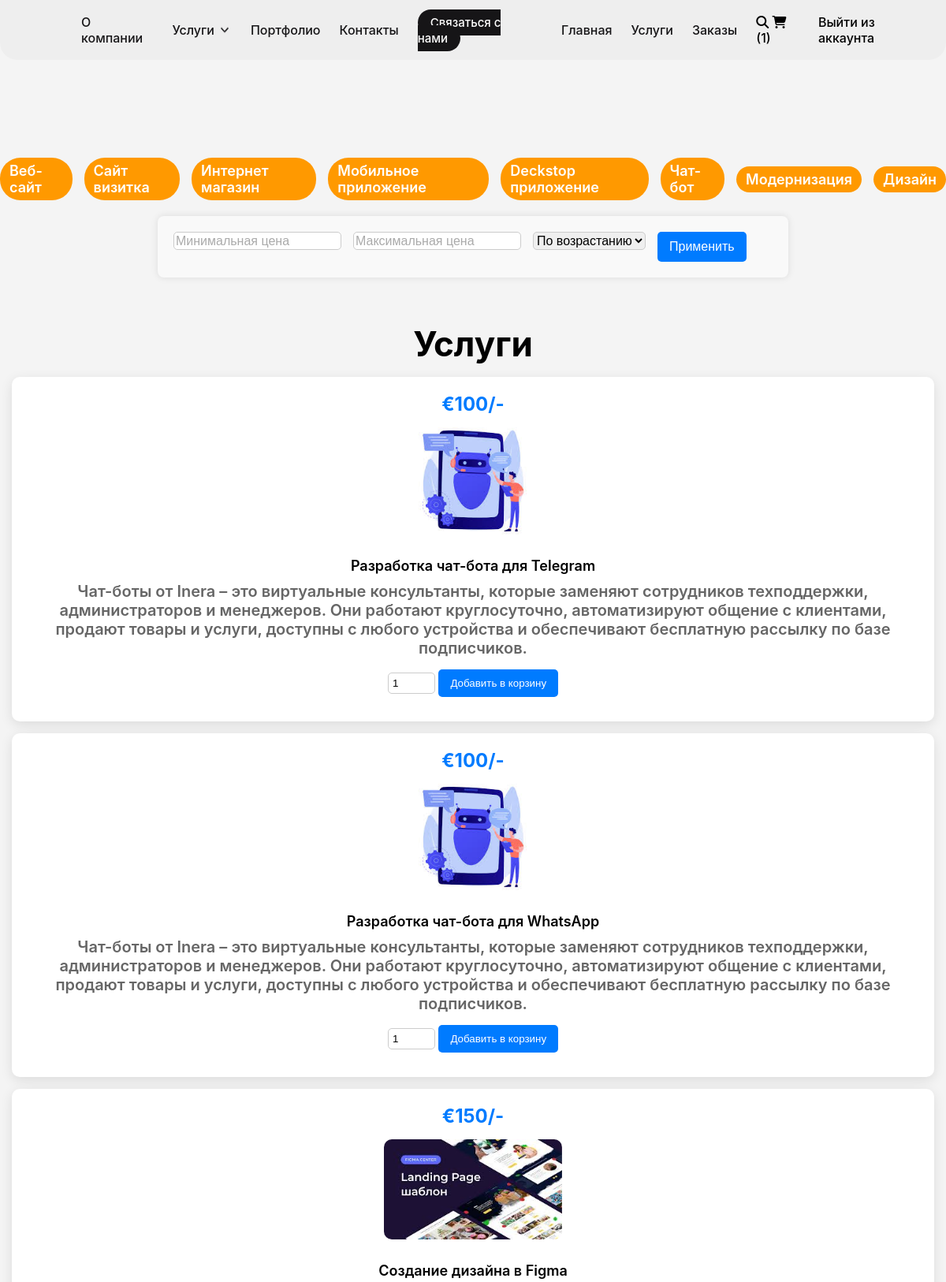
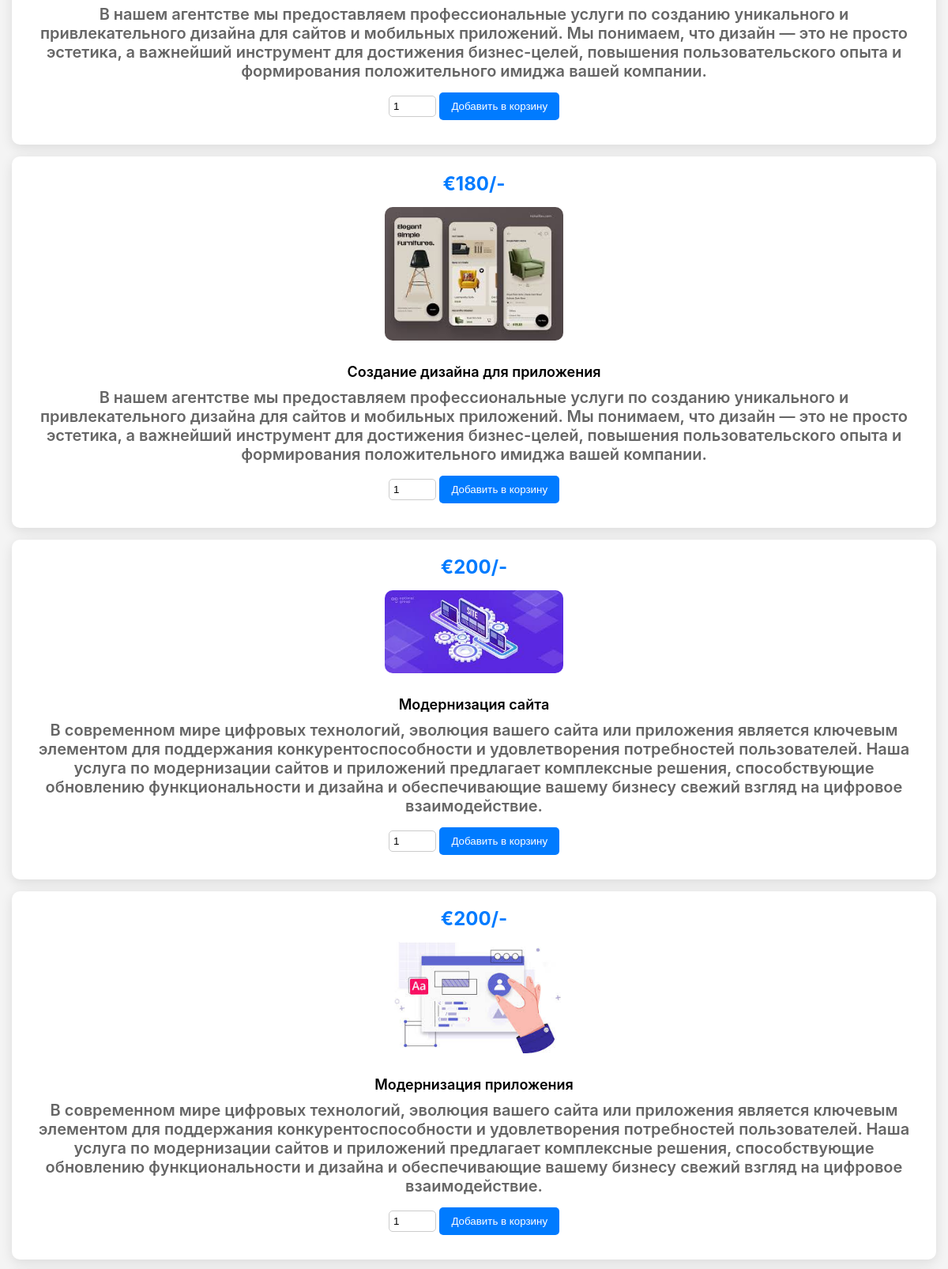
Page /shop.php (signed in, upper part) on the committed database (2 pictures, top to bottom).
### tables this page shows
CREATE TABLE `products` (
  `id` int(100) NOT NULL,
  `name` varchar(100) NOT NULL,
  `category_id` int(100) NOT NULL,
  `details` varchar(500) NOT NULL,
  `price` int(100) NOT NULL,
  `image` varchar(100) NOT NULL
);

### shop.php (the view, shortened to what this page needs)
<?php
@include 'config.php';
?>
<!DOCTYPE html>
<html lang="en">
<head>
   <link rel="stylesheet" href="css/style.css">
</head>
<body>
<?php include 'header.php'; ?>
<section class="p-category">
<a href="category.php?category_id=4">Веб-сайт</a>
   <a href="category.php?category_id=1">Сайт визитка</a>
   <a href="category.php?category_id=2">Интернет магазин</a>
   <a href="category.php?category_id=3">Мобильное приложение</a>
   <a href="category.php?category_id=5">Deckstop приложение</a>
   <a href="category.php?category_id=6">Чат-бот</a>
   <a href="category.php?category_id=7">Модернизация</a>
   <a href="category.php?category_id=8">Дизайн</a>
</section>
<section class="filter-section">
   <form action="" method="POST">
      <input type="number" name="min_price" placeholder="Минимальная цена" min="0" value="<?= isset($_POST['min_price']) ? htmlspecialchars($_POST['min_price']) : ''; ?>">
      <input type="number" name="max_price" placeholder="Максимальная цена" min="0" value="<?= isset($_POST['max_price']) ? htmlspecialchars($_POST['max_price']) : ''; ?>">
      <select name="sort">
         <option value="asc" <?= (isset($_POST['sort']) && $_POST['sort'] === 'asc') ? 'selected' : ''; ?>>По возрастанию</option>
      </select>
      <input type="submit" value="Применить" class="btn">
   </form>
</section>
<section class="products">
   <h1 class="title">Услуги</h1>
   <div class="box-container">
   <?php
      $min_price = isset($_POST['min_price']) ? filter_var($_POST['min_price'], FILTER_SANITIZE_NUMBER_FLOAT, FILTER_FLAG_ALLOW_FRACTION) : 0;
      $max_price = isset($_POST['max_price']) && $_POST['max_price'] !== '' ? filter_var($_POST['max_price'], FILTER_SANITIZE_NUMBER_FLOAT, FILTER_FLAG_ALLOW_FRACTION) : PHP_INT_MAX;
      $sort_order = isset($_POST['sort']) ? ($_POST['sort'] === 'asc' ? 'ASC' : 'DESC') : 'ASC';
      $query = "SELECT * FROM `products` WHERE price BETWEEN ? AND ?";
      $params = [$min_price, $max_price];
      $query .= " ORDER BY price $sort_order";
      $select_products = $conn->prepare($query);
      $select_products->execute($params);
      if($select_products->rowCount() > 0){
         while($fetch_products = $select_products->fetch(PDO::FETCH_ASSOC)){
   ?>
   <form action="" class="box" method="POST">
      <div class="price">€<span><?= htmlspecialchars($fetch_products['price']); ?></span>/-</div>
      <img src="uploaded_img/<?= htmlspecialchars($fetch_products['image']); ?>" alt="" id="productimage">
      <div class="name"><?= htmlspecialchars($fetch_products['name']); ?></div>
      <div class="flex-service">
      <div class="details"><?= $fetch_products['details']; ?></div>
      </div>
      <input type="number" min="1" value="1" name="p_qty" class="qty">
      <input type="submit" value="Добавить в корзину" class="btn" name="add_to_cart">
   </form>
   <?php
         }
      } else {
         echo '<p class="empty">No products found!</p>';
      }
   ?>
   </div>
</section>
</body>
</html>

### css/style.css (style rules this page uses)
h1, h2, h3, h4, h5, h6 { margin: 0; }
a { text-decoration: none; color: inherit; }
* { box-sizing: border-box; }
html { scroll-padding-top: 100px; scroll-behavior: smooth; overflow-x:hidden; }
body { background-color: #f4f4f4; margin: 0; font-family: "Inter", sans-serif; }
.title { font-size: 44px; font-weight: 700; margin-top: 57px; text-align: center; }

### shop.php (style rules this page uses)
.p-category { padding-top:200px; display: flex; column-gap: 15px; align-items: center; justify-content: center; }
.p-category a { font-size: 18px; position: relative; font-weight: 600; padding: 6px 12px; border: none; background-color: #ff9900; border-radius: 26px; color: #ffffff; }
.filter-section { background-color: #f9f9f9; padding: 20px; border-radius: 8px; box-shadow: 0 0 10px rgba(0, 0, 0, 0.1); max-width:800px; margin: 20px auto; }
.filter-section form { display: flex; column-gap: 15px; }
.filter-section input[type="number"], .filter-section select { width: 100% padding: 10px; margin-bottom: 15px; border: 1px solid #ccc; border-radius: 5px; font-size: 16px; }
.filter-section .btn { background-color: #007bff; color: #ffffff; border: none; padding: 10px 15px; border-radius: 5px; cursor: pointer; font-size: 16px; transition: background-color 0.3s; }
.filter-section input::placeholder { color: #aaa; opacity: 1; }
.box { background-color: #fff; border-radius: 10px; box-shadow: 0 4px 15px rgba(0, 0, 0, 0.1); padding: 20px; margin: 15px; transition: transform 0.3s; text-align: center; }
.price { font-size: 24px; font-weight: bold; color: #007bff; margin-bottom: 15px; }
#productimage { width: 20%; border-radius: 10px; margin-bottom: 15px; }
.name { font-size: 18px; font-weight: 600; margin: 10px 0; }
.details { font-size: 14px; color: #666; margin-bottom: 15px; }
.qty { width: 60px; padding: 5px; border: 1px solid #ccc; border-radius: 5px; margin-bottom: 15px; }
.btn { background-color: #007bff; color: #ffffff; border: none; padding: 10px 15px; border-radius: 5px; cursor: pointer; transition: background-color 0.3s; }
.flex-service { display: flex; column-gap: 15px; }
.details { font-weight: 600; font-size: 20px; }

### rows in the picture
products: price "100", image (picture), name "Разработка чат-бота для Telegram", details "Чат-боты от Inera – это виртуальные консультанты, которые заменяют сотрудников техподдержки, администраторов и менеджеров. Они работают круглосуточно, автоматизируют общение с клиентами, продают товары и услуги, доступны с любого устройства и обеспечивают бесплатную рассылку по базе подписчиков."
products: price "100", image (picture), name "Разработка чат-бота для WhatsApp", details "Чат-боты от Inera – это виртуальные консультанты, которые заменяют сотрудников техподдержки, администраторов и менеджеров. Они работают круглосуточно, автоматизируют общение с клиентами, продают товары и услуги, доступны с любого устройства и обеспечивают бесплатную рассылку по базе подписчиков."
products: price "150", image (picture), name "Создание дизайна в Figma", details "В нашем агентстве мы предоставляем профессиональные услуги по созданию уникального и привлекательного дизайна для сайтов и мобильных приложений. Мы понимаем, что дизайн — это не просто эстетика, а важнейший инструмент для достижения бизнес-целей, повышения пользовательского опыта и формирования положительного имиджа вашей компании."
products: price "180", image (picture), name "Создание дизайна для приложения", details "В нашем агентстве мы предоставляем профессиональные услуги по созданию уникального и привлекательного дизайна для сайтов и мобильных приложений. Мы понимаем, что дизайн — это не просто эстетика, а важнейший инструмент для достижения бизнес-целей, повышения пользовательского опыта и формирования положительного имиджа вашей компании."
products: price "200", image (picture), name "Модернизация сайта", details "В современном мире цифровых технологий, эволюция вашего сайта или приложения является ключевым элементом для поддержания конкурентоспособности и удовлетворения потребностей пользователей. Наша услуга по модернизации сайтов и приложений предлагает комплексные решения, способствующие обновлению функциональности и дизайна и обеспечивающие вашему бизнесу свежий взгляд на цифровое взаимодействие."
products: price "200", image (picture), name "Модернизация приложения", details "В современном мире цифровых технологий, эволюция вашего сайта или приложения является ключевым элементом для поддержания конкурентоспособности и удовлетворения потребностей пользователей. Наша услуга по модернизации сайтов и приложений предлагает комплексные решения, способствующие обновлению функциональности и дизайна и обеспечивающие вашему бизнесу свежий взгляд на цифровое взаимодействие."

### other values in the picture
$count_cart_items->rowCount() "1"
